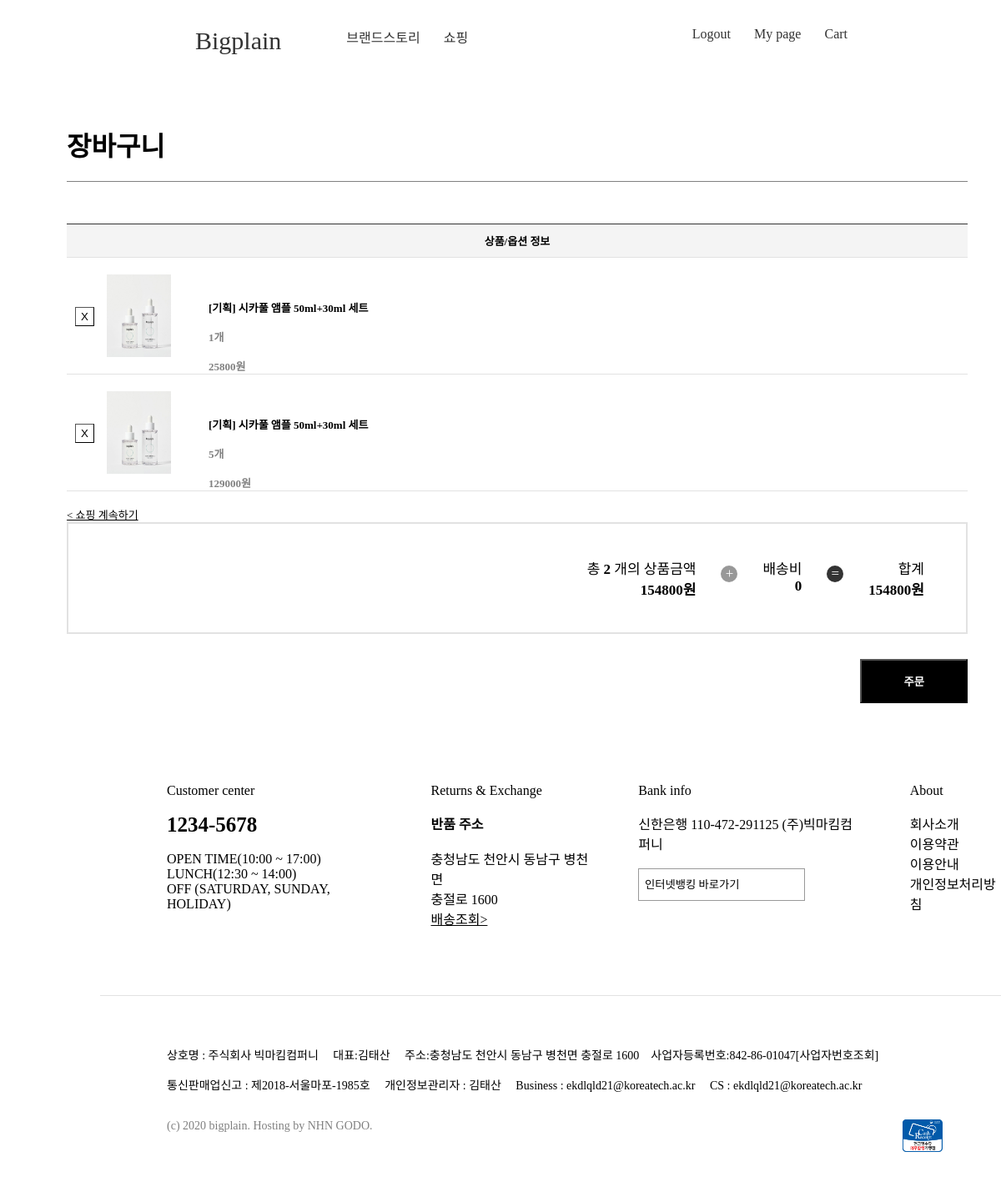
The app's page /php/cart.php (signed in) with its own data.
### tables this page shows
CREATE TABLE `cart` (
  `id` int(11) NOT NULL,
  `userid` char(100) DEFAULT NULL,
  `productid` char(100) DEFAULT NULL,
  `productcount` int(11) NOT NULL,
  `createdate` timestamp NOT NULL DEFAULT current_timestamp() ON UPDATE current_timestamp()
);

CREATE TABLE `product` (
  `id` int(11) NOT NULL,
  `name` char(100) NOT NULL,
  `imgurl` char(100) NOT NULL,
  `price` int(11) NOT NULL,
  `createdate` timestamp NOT NULL DEFAULT current_timestamp() ON UPDATE current_timestamp()
);

### php/cart.php (the view, shortened to what this page needs)
<?php
    if(isset($_SESSION['userid'])){
        $userid = $_SESSION['userid'];
    }
    else $userid = "";
    $conn = mysqli_connect("localhost", "root", "123456", "TermProject") or die ("DB연결실패");
    mysqli_query($conn, "set session character_set_connection=utf8;");
    mysqli_query($conn, "set session character_set_results=utf8;");
    mysqli_query($conn, "set session character_set_client=utf8;");
    $sql = "SELECT * FROM cart WHERE userid='{$userid}'";
?>
<html>
<head>
    <link rel="stylesheet" type="text/css" href="/TermProject/css/index.css">
    <link rel="stylesheet" type="text/css" href="/TermProject/css/cart.css">
</head>
<body>
    <div class="top_header">
        <div id="leftnavbar">
            <div id="mainlogo">
                <a href="index.php"> Bigplain </a>
            </div>
            <a href="company.php"> 브랜드스토리 </a>
            <a href="goods_list.php"> 쇼핑 </a>
        </div>
        <?php
            if($userid != ""){
                ?>
                <div id="rightnavbar">
                    <a href="cart.php"> Cart </a>
                    <a href="mypage.php"> My page </a>
                    <a onclick="logout();"> Logout </a>
                </div>
                <?php
            }
                ?>
    </div>
    <div class="cartform">
        <div class="formhead">
            <h1>장바구니</h1>
        </div>
        <form method="post" action="index.php">
            <div class="cartlist">
                <div class="cartlisthead">
                    상품/옵션 정보
                </div>
                <?php
                $query = mysqli_query($conn, $sql);
                $n = 0;
                $total = 0;
                $delive = 0;
                while($row = mysqli_fetch_array($query)){
                    $sql2 = "SELECT * FROM product WHERE id={$row['productid']}";
                    $query2 = mysqli_query($conn, $sql2);
                    $prodinfo = mysqli_fetch_array($query2);
                    $total += $prodinfo['price'] * $row['productcount'];
                    $n++;
                    $cartid = $row['id'];
                    $goodsid = $prodinfo['id'];
                ?>
                <div class="cartitem">
                    <input type="button" value="X" id="delete" onclick="location.href='itemdelprocess.php?cartid=<?=$cartid?>'">
                    <img style="cursor: pointer;" onclick="location.href='goods_view.php?goodsid=<?=$goodsid?>'" src=<?=$prodinfo['imgurl']?>></td>
                    <div class="iteminfo">
                        <span style="cursor:pointer;" onclick="location.href='goods_view.php?goodsid=<?=$goodsid?>'"id="itemname"><?=$prodinfo['name']?></span>
                        <br><br>
                        <?= $row['productcount']?>개
                        <br><br>
                        <?=$prodinfo['price']*$row['productcount']?>원
                    </div>
                </div>
                <?php
            }
            ?>
            <br>
            <u onclick="location.href='goods_list.php'">< 쇼핑 계속하기</u>
            <div class="totalinfo">
                <div>합계<br><span style="font-weight: 800;"><?=$delive+$total?>원<span></div>
                <span id="dot2">=</span>
                <div> 배송비<br><span style="font-weight:800;"><?=$delive?></span></div>
                <span id="dot1">+</span>
                <div> 총 <span style="font-weight:800;"><?=$n?></span> 개의 상품금액<br><span style="font-weight: 800;"><?=$total?>원</span></div>
            </div>
            <?php
                if($n>0){
                    ?>
            <div style="display: flex; flex-direction: row-reverse; padding-top: 30px;" onclick="alert('상품이 주문되었습니다.'); location.href='index.php';">
                <input style="cursor: pointer;"type="submit" value="주문" id="submit"></input>
            </div>
            <?php
        }
        ?>
            </div>
        </form>
    </div>
    <div class="bottom-box">
        <div class="bottom-top">
            <div id="info-unit">
                <div id="head">
                    Customer center
                </div>
                <br>
                <strong style="font-size:25px;"> 1234-5678 </strong>
                <br>
                <br>
                OPEN TIME(10:00 ~ 17:00)
                <br>
                LUNCH(12:30 ~ 14:00)
                <br>
                OFF (SATURDAY, SUNDAY, HOLIDAY)
            </div>
            <div id="info-unit">
                <div id="head">
                    Returns & Exchange
                </div>
                <br>
                <strong>반품 주소</strong>
                <br>
                <br>
                충청남도 천안시 동남구 병천면
                <br>
                충절로 1600
                <br>
                <u onclick="location.href = 'https://service.epost.go.kr/iservice/usr/trace/usrtrc001k01.jsp'">배송조회></u>
            </div>
            <div id="info-unit">
                <div id="head">
                    Bank info
                </div>
                <br>
                신한은행 110-472-291125 (주)빅마킴컴퍼니
                <br>
                <br>
                <select onchange="if(this.value) window.open(this.value);">
                    <option selected>인터넷뱅킹 바로가기</option>
                </select>
            </div>
            <div id="info-unit">
                <div id="head">
                    About
                </div>
                <br>
                <span onclick="location.href='company.php'">회사소개</span>
                <br>
                <span>이용약관</span>
                <br>
                <span>이용안내</span>
                <br>
                <span>개인정보처리방침</span>
            </div>
        </div>
        <div class="bottom-down">
            상호명 : 주식회사 빅마킴컴퍼니 &nbsp;&nbsp;&nbsp;  대표:김태산  &nbsp;&nbsp;&nbsp; 주소:충청남도 천안시 동남구 병천면 충절로 1600   &nbsp;&nbsp;&nbsp;사업자등록번호:842-86-01047[사업자번호조회]<br><br>
            통신판매업신고 : 제2018-서울마포-1985호  &nbsp;&nbsp;&nbsp; 개인정보관리자 : 김태산  &nbsp;&nbsp;&nbsp;  Business : ekdlqld21@koreatech.ac.kr   &nbsp;&nbsp;&nbsp; CS : ekdlqld21@koreatech.ac.kr<br><br><br>
            <div id="copy">
                (c) 2020 bigplain. Hosting by NHN GODO.
                <img src="/TermProject/img/seel.png">
            </div>
        </div>
    </div>
</body>
</html>

### css/index.css (style rules this page uses)
#leftnavbar a { float: left; }
#rightnavbar a { float: right; }
.top_header { position: fixed; top:0; left:0; right: 0; padding-left: 220px; padding-right: 170px; padding-top: 18px; padding-bottom: 18px; overflow: hidden; background-color: #fff; background-color: rgba(255, 255, 255, 0.5); z-index: 1; }
.top_header a { color: #333; text-align: center; padding: 14px; text-decoration: none; font-size: 16px; }
#mainlogo a { margin-right: 50px; font-size: 30; }
* { box-sizing:border-box }
.bottom-box { padding-left: 10%; }
.bottom-top { padding-top: 80px; padding-left: 20px; padding-bottom: 80px ; display: flex; border-bottom: solid; border-bottom-color: #E2E2E2; border-width: thin; }
select { width: 200px; padding: .8em .5em; font-family: inherit; background: url(https://farm1.staticflickr.com/379/19928272501_4ef877c265_t.jpg) no-repeat 95% 50%; border: 1px solid #999; border-radius: 0px; -moz-appearance: none; appearance: none; }
#info-unit { padding-left: 60px; font-size: 16px; font-weight: 200; }
#info-unit #head { font-weight: 400; }
.bottom-down { font-size: 14px; padding-top: 60px; padding-left: 80px ; }
#copy { color: #808080; }
#copy img { position: absolute; right: 70px; width: 4%; height: auto; padding-bottom: 60px; }
#info-unit u { cursor: pointer; }
#info-unit span { cursor: pointer; }

### css/cart.css (style rules this page uses)
.formhead { width: 90%; margin-left: 80px; margin-top: 150px; margin-bottom: 30px; border-bottom: solid; border-bottom-color: #808080; border-width: thin; }
.cartform img { width: 10%; height: auto; padding: 20px 15px 20px 15px; }
.cartlist { width: 90%; margin-left: 80px; margin-top: 50px; }
.cartlisthead { text-align: center; background-color: #F4F4F4; border-top: solid; border-bottom: solid; border-top-color: #333; border-bottom-color: #E2E2E2; border-width: thin; padding-top: 10px; padding-bottom: 10px; font-size: 13px; font-weight: bold; }
.cartitem { display: flex; padding-left: 10px; border-bottom: solid; border-bottom-color: #E2E2E2; border-width: thin; }
#delete { cursor: pointer; background-color: #fff; margin-top: 5.5%; margin-bottom: 5.5%; border-width: thin; }
.iteminfo { padding-left: 30px; padding-top: 50px; font-size: 13px; font-weight: 700; color: #808080; }
#itemname { color: #000; }
.cartform u { cursor: pointer; font-size: 13px; }
.totalinfo { display: flex; flex-direction: row-reverse; text-align: right; border: solid; border-color: #E2E2E2; border-width: 2; padding: 40px 50px 40px 50px; font-size: 17px; }
#dot1 { text-align: center; height: 20px; width: 20px; margin: 10px 30px 0px 30px; color: #fff; background-color: #333; border-radius: 50%; opacity: 0.5; display: inline-block; }
#dot2 { text-align: center; height: 20px; width: 20px; margin: 10px 30px 0px 30px; color: #fff; background-color: #333; border-radius: 50%; display: inline-block; }
#submit { display: flex; flex-direction: row-reverse; right: 1; padding: 15px 50px 15px 50px; background-color: #000; color: #fff; font-weight: 800; }

### php/cart.php (style rules this page uses)
body { margin:0; padding: 0; }

### records on screen
cart: productid.imgurl (picture), productid.name "[기획] 시카풀 앰플 50ml+30ml 세트", productcount "1", $prodinfo['price']*$row['productcount'] "25800"
cart: productid.imgurl (picture), productid.name "[기획] 시카풀 앰플 50ml+30ml 세트", productcount "5", $prodinfo['price']*$row['productcount'] "129000"

### other values on screen
$delive+$total "154800"
$delive "0"
$n "2"
$total "154800"
